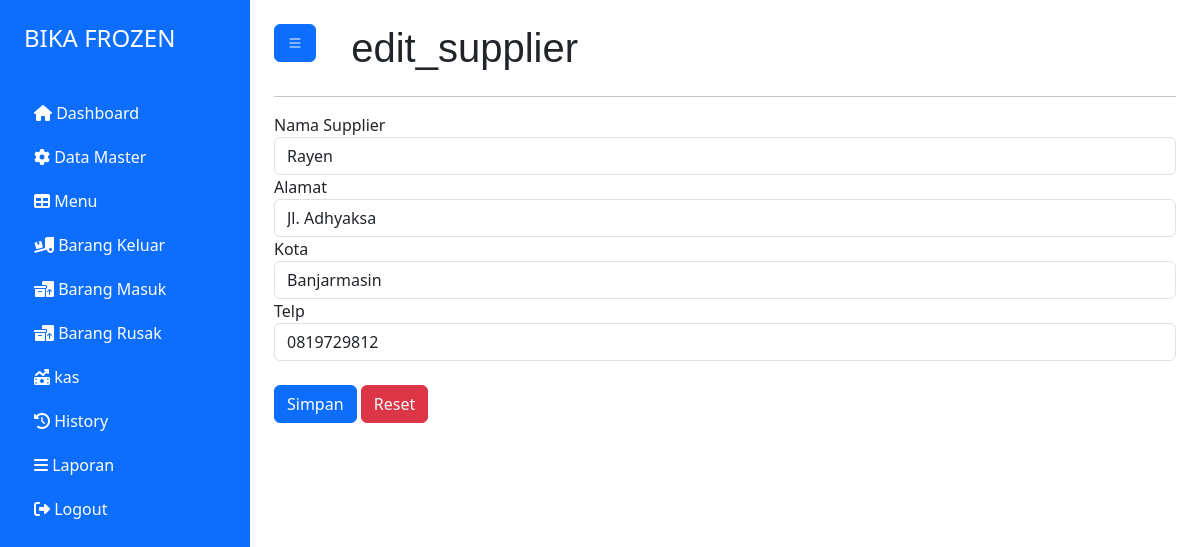
Screenshot of /index.php?page=edit_supplier&id=5 (signed in) with the database file from the repository.
### tables this page shows
CREATE TABLE `supplier` (
  `id_supplier` int(11) NOT NULL,
  `nm_supplier` varchar(50) NOT NULL,
  `alamat` varchar(50) NOT NULL,
  `kota` varchar(50) NOT NULL,
  `telp` varchar(20) NOT NULL
);

### halaman/supplier/edit.php (the view, shortened to what this page needs)
<?php
    include "././koneksi.php";
    $id = $_GET['id'];
    $query = mysqli_query($koneksi,"SELECT * FROM supplier WHERE id_supplier = '$id'");
    $row = mysqli_fetch_assoc($query);
?>
<div>
    <form action="" method="post">
        <div>
            <label for="">Nama Supplier</label>
            <input type="text" name="nm_supplier" value="<?= $row['nm_supplier'] ?>" class="form-control" required autofocus>
        </div>
        <div>
            <label for="">Alamat</label>
            <input type="text" name="alamat" value="<?= $row['alamat'] ?>"  class="form-control" required autofocus>
        </div>
        <div>
            <label for="">Kota</label>
            <input type="text" name="kota" value="<?= $row['kota'] ?>"  class="form-control" required autofocus>
        </div>
        <div>
            <label for="">Telp</label>
            <input type="text" name="telp" value="<?= $row['telp'] ?>"  class="form-control" required >
        </div>
        <br>
        <div>
            <button type="submit" name="simpan" class="btn btn-primary">Simpan</button>
            <button type="reset" name="simpan" class="btn btn-danger">Reset</button>
        </div>
    </form>
</div>

### rows the page displays
supplier: nm_supplier "Rayen", alamat "Jl. Adhyaksa", kota "Banjarmasin", telp "0819729812"

### other values shown
$hal "edit_supplier"
